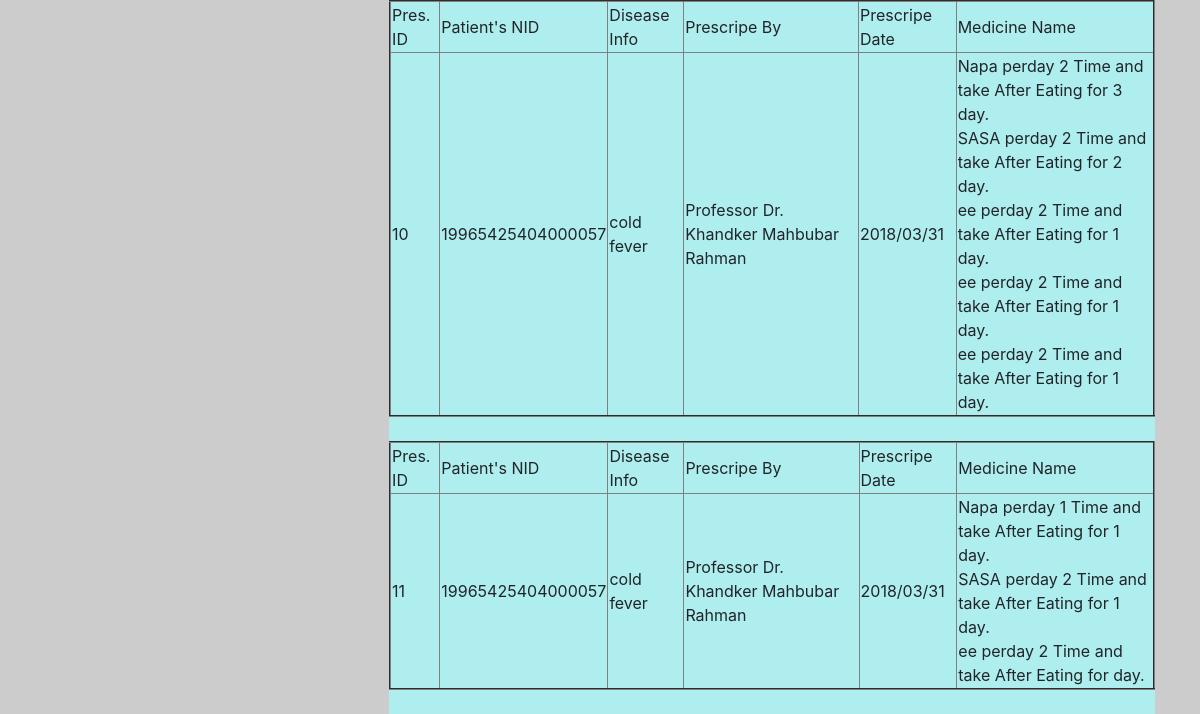
Page /patient_page_1.php (signed in, lower part) on the earlier database version.
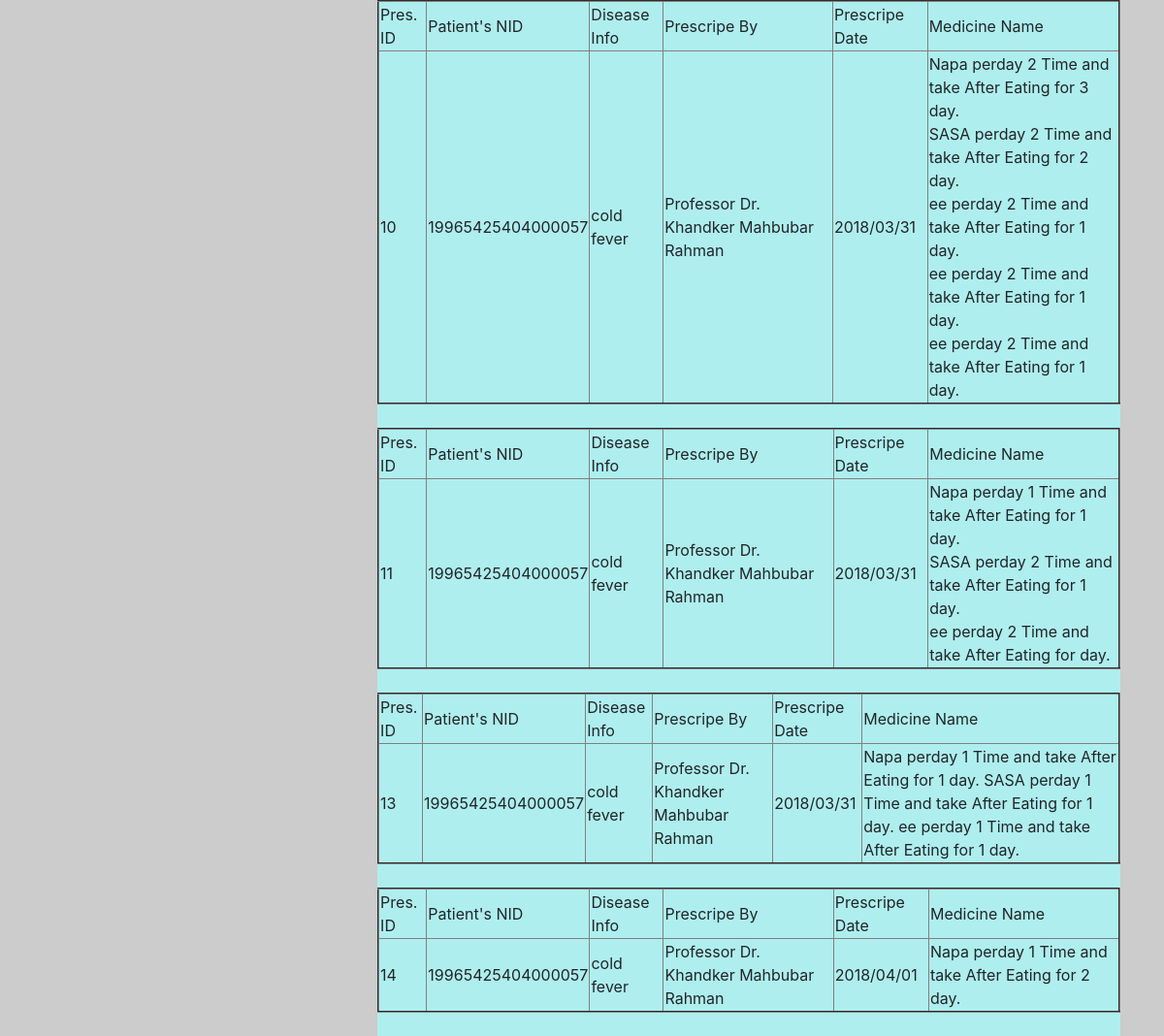
Same page on the later database version.
### tables this page shows
CREATE TABLE `prescription` (
  `MedicinName` varchar(500) NOT NULL,
  `Disease_info` varchar(100) NOT NULL,
  `Date` varchar(100) NOT NULL,
  `Describtion` varchar(500) NOT NULL,
  `dname` varchar(100) NOT NULL,
  `DoctorID` varchar(100) NOT NULL,
  `PatientNID` varchar(100) NOT NULL,
  `pid` int(11) NOT NULL
);

### patient_page_1.php (the view, shortened to what this page needs)
<!doctype html>
<html lang="en">
  <head>
    <link rel="stylesheet" href="css/bootstrap.min.css">
  </head>
  <body>
    <?php
   $nid=$_SESSION["p_nid"];
   include "connection.php";
   ?>
<div class=container>
<div class="c2_pharma">
  <?php
$query=("select * from prescription where PatientNID ='$nid' ");
$result=mysqli_query($connection,$query);
if ($result) {
  while ($row = mysqli_fetch_array($result)) {
  echo " <table border='2'>
  <tr> <td>Pres. ID</td>  <td>Patient's NID</td><td>Disease Info</td> <td>Prescripe By</td><td>Prescripe Date</td><td>Medicine Name</td></tr>
   <tr>  <td>".$row["pid"]."</td> <td>".$row["PatientNID"]."</td><td>".$row["Disease_info"]."</td> <td>".$row["dname"]."</td><td>".$row["Date"]."</td><td>".$row["MedicinName"]."</td></tr>
</table>
<br>
  ";
  }
}
else{
  echo "<h6 >NO RECORD FOUND</h6>";
}
?>
</div>
</div>
  </body>
</html>

Differences in the rows shown:
added prescription: pid "13", PatientNID "19965425404000057", Disease_info "cold fever", dname "Professor Dr. Khandker Mahbubar Rahman", Date "2018/03/31", MedicinName "Napa perday 1 Time and take After Eating for 1 day. SASA perday 1 Time and take After Eating for 1 day. ee perday 1 Time and take After Eating for 1 day."
added prescription: pid "14", PatientNID "19965425404000057", Disease_info "cold fever", dname "Professor Dr. Khandker Mahbubar Rahman", Date "2018/04/01", MedicinName "Napa perday 1 Time and take After Eating for 2 day."
